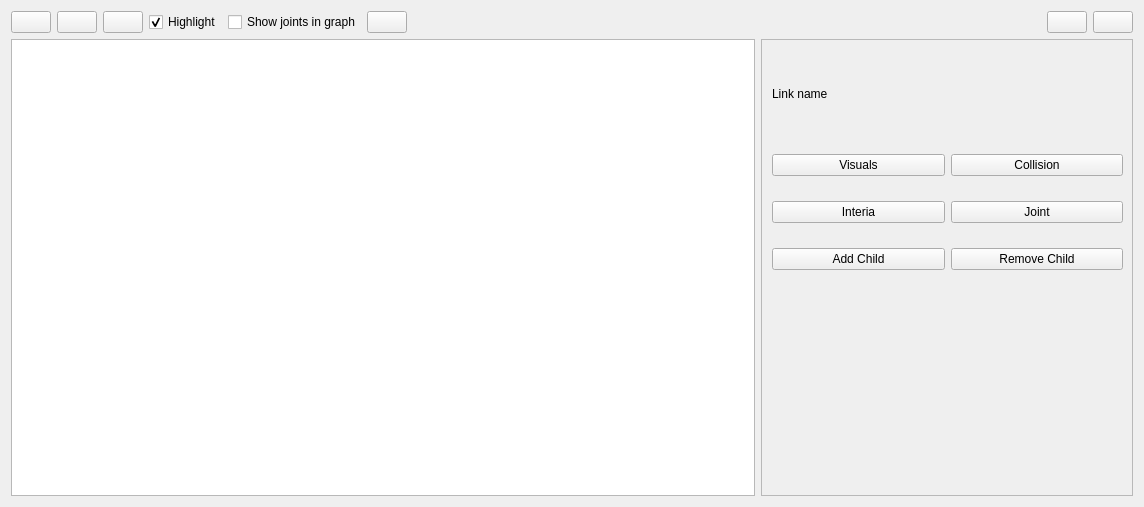
<?xml version="1.0" encoding="UTF-8"?>
<ui version="4.0">
 <class>ROSURDFConfigurator</class>
 <widget class="QWidget" name="RosTfTreeWidget">
  <property name="enabled">
   <bool>true</bool>
  </property>
  <property name="geometry">
   <rect>
    <x>0</x>
    <y>0</y>
    <width>1144</width>
    <height>507</height>
   </rect>
  </property>
  <property name="windowTitle">
   <string>URDF configurator</string>
  </property>
  <layout class="QVBoxLayout" name="verticalLayout" stretch="0,0">
   <item>
    <layout class="QHBoxLayout" name="horizontalLayout" stretch="0,0,0,0,0,0,0,0,0">
     <item>
      <widget class="QPushButton" name="new_urdf_file">
       <property name="toolTip">
        <string>New URDF file</string>
       </property>
      </widget>
     </item>
     <item>
      <widget class="QPushButton" name="load_urdf_push_button">
       <property name="toolTip">
        <string>Load URDF from file</string>
       </property>
      </widget>
     </item>
     <item>
      <widget class="QPushButton" name="update_urdf_push_button">
       <property name="toolTip">
        <string>Reload urdf</string>
       </property>
      </widget>
     </item>
     <item>
      <widget class="QCheckBox" name="highlight_connections_check_box">
       <property name="toolTip">
        <string>Highlight incoming and outgoing connections on mouse over</string>
       </property>
       <property name="text">
        <string>Highlight</string>
       </property>
       <property name="checked">
        <bool>true</bool>
       </property>
      </widget>
     </item>
     <item>
      <widget class="QCheckBox" name="showJoints">
       <property name="text">
        <string>Show joints in graph</string>
       </property>
      </widget>
     </item>
     <item>
      <widget class="QPushButton" name="fit_in_view_push_button">
       <property name="toolTip">
        <string>Fit graph in view</string>
       </property>
      </widget>
     </item>
     <item>
      <spacer name="horizontalSpacer">
       <property name="orientation">
        <enum>Qt::Horizontal</enum>
       </property>
       <property name="sizeHint" stdset="0">
        <size>
         <width>40</width>
         <height>20</height>
        </size>
       </property>
      </spacer>
     </item>
     <item>
      <widget class="QPushButton" name="save_dot_push_button">
       <property name="toolTip">
        <string>Save as DOT graph</string>
       </property>
      </widget>
     </item>
     <item>
      <widget class="QPushButton" name="save_urdf_push_button">
       <property name="toolTip">
        <string>Save urdf</string>
       </property>
      </widget>
     </item>
    </layout>
   </item>
   <item>
    <layout class="QHBoxLayout" name="horizontalLayout_2">
     <item>
      <widget class="InteractiveGraphicsView" name="graphics_view">
       <property name="sizePolicy">
        <sizepolicy hsizetype="Expanding" vsizetype="Expanding">
         <horstretch>2</horstretch>
         <verstretch>0</verstretch>
        </sizepolicy>
       </property>
       <property name="renderHints">
        <set>QPainter::Antialiasing|QPainter::HighQualityAntialiasing|QPainter::SmoothPixmapTransform|QPainter::TextAntialiasing</set>
       </property>
       <property name="resizeAnchor">
        <enum>QGraphicsView::AnchorViewCenter</enum>
       </property>
      </widget>
     </item>
     <item>
      <widget class="QScrollArea" name="modification_area">
       <property name="sizePolicy">
        <sizepolicy hsizetype="Expanding" vsizetype="Expanding">
         <horstretch>1</horstretch>
         <verstretch>0</verstretch>
        </sizepolicy>
       </property>
       <property name="widgetResizable">
        <bool>true</bool>
       </property>
       <widget class="QWidget" name="modification_widget">
        <property name="geometry">
         <rect>
          <x>0</x>
          <y>0</y>
          <width>371</width>
          <height>247</height>
         </rect>
        </property>
        <widget class="QWidget" name="gridLayoutWidget">
         <property name="geometry">
          <rect>
           <x>0</x>
           <y>0</y>
           <width>371</width>
           <height>251</height>
          </rect>
         </property>
         <layout class="QGridLayout" name="linkMenu">
          <property name="leftMargin">
           <number>10</number>
          </property>
          <property name="rightMargin">
           <number>10</number>
          </property>
          <item row="1" column="0">
           <widget class="QPushButton" name="modifyVizuals">
            <property name="text">
             <string>Visuals</string>
            </property>
           </widget>
          </item>
          <item row="0" column="0" colspan="2">
           <widget class="QLabel" name="linkName">
            <property name="maximumSize">
             <size>
              <width>2000</width>
              <height>70</height>
             </size>
            </property>
            <property name="text">
             <string>Link name</string>
            </property>
           </widget>
          </item>
          <item row="2" column="0">
           <widget class="QPushButton" name="modifyInteria">
            <property name="text">
             <string>Interia</string>
            </property>
           </widget>
          </item>
          <item row="1" column="1">
           <widget class="QPushButton" name="modifyCollision">
            <property name="text">
             <string>Collision</string>
            </property>
           </widget>
          </item>
          <item row="3" column="1">
           <widget class="QPushButton" name="removeChild">
            <property name="text">
             <string>Remove Child</string>
            </property>
           </widget>
          </item>
          <item row="3" column="0">
           <widget class="QPushButton" name="addChild">
            <property name="text">
             <string>Add Child</string>
            </property>
           </widget>
          </item>
          <item row="2" column="1">
           <widget class="QPushButton" name="joint">
            <property name="text">
             <string>Joint</string>
            </property>
           </widget>
          </item>
         </layout>
        </widget>
       </widget>
      </widget>
     </item>
    </layout>
   </item>
  </layout>
 </widget>
 <customwidgets>
  <customwidget>
   <class>InteractiveGraphicsView</class>
   <extends>QGraphicsView</extends>
   <header>rqt_graph.interactive_graphics_view</header>
  </customwidget>
 </customwidgets>
 <resources/>
 <connections/>
</ui>
